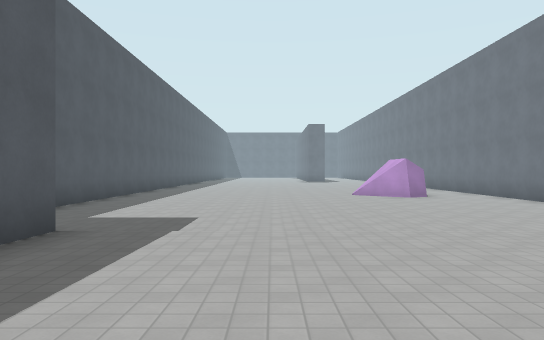
View 1 (above)

22 first-person views from a walk through a 3-D level made in the Godot game engine. The camera is 1.4 m above the floor, looks level and sees 70° across. The floor is counted in squares, 2.36 m on a side. Each view is taken from the middle of a square. On the plan, view 1 faces up. The plan holds only what a view shows up to about 10 squares ahead; the rest is blank. The place goes on beyond the plan. Surface patterns are stand-ins for the level's own textures.

View 2
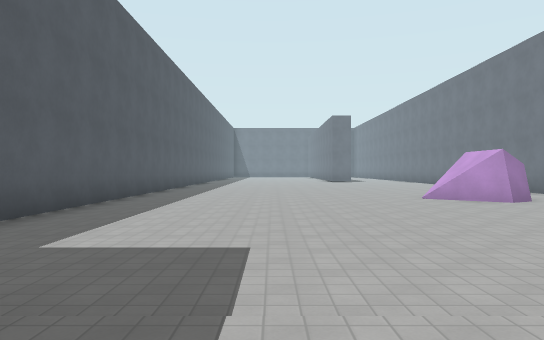

View 3
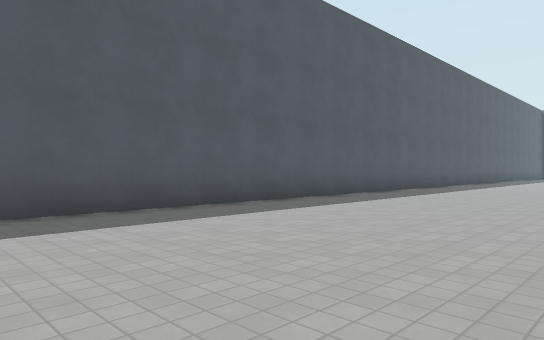

View 4
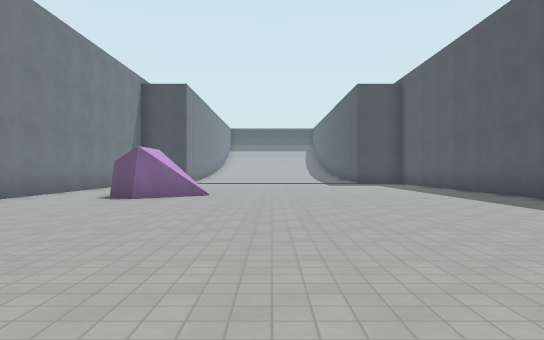

View 5
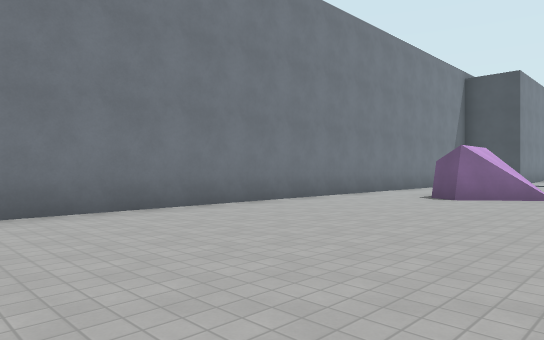

View 6
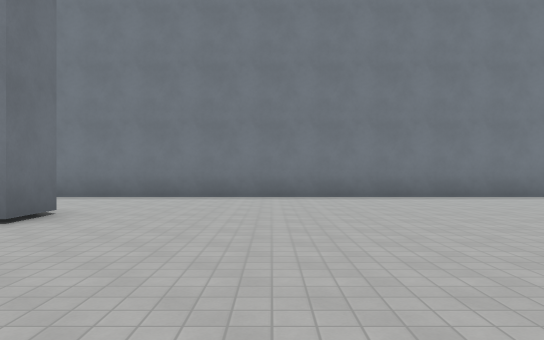

View 7
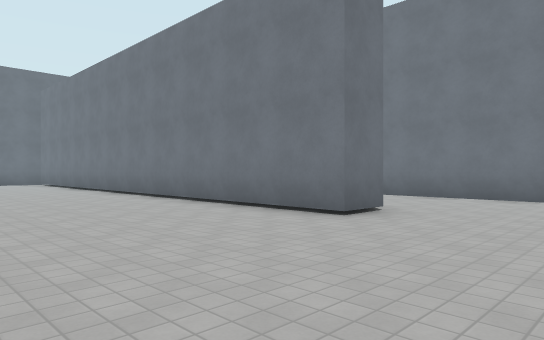

View 8
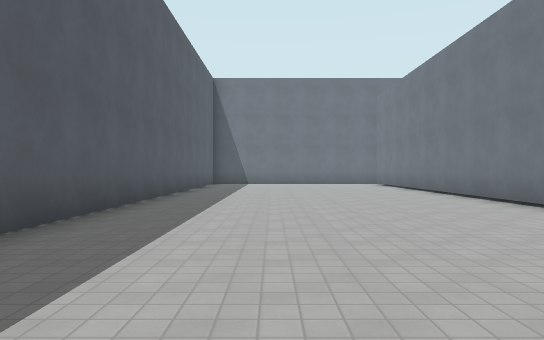

View 9
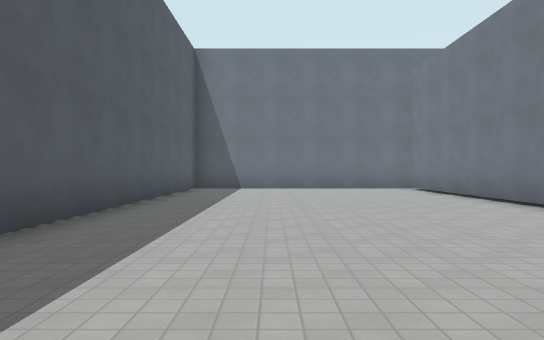

View 10
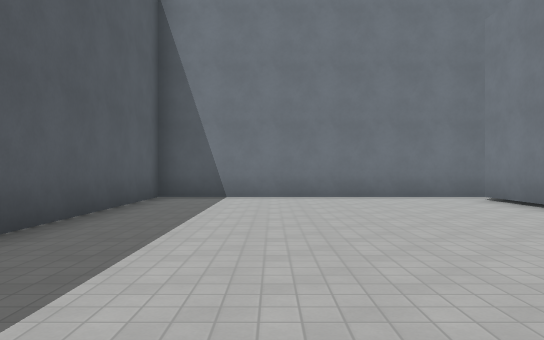

View 11
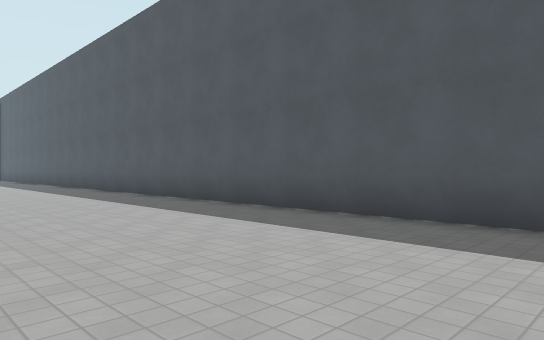

View 12
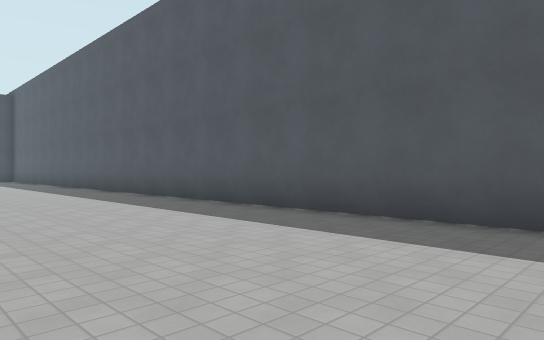

View 13
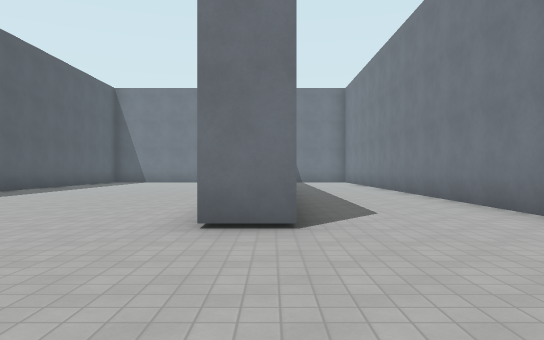

View 14
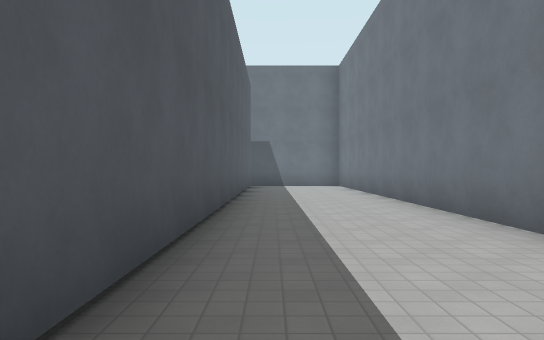

View 15
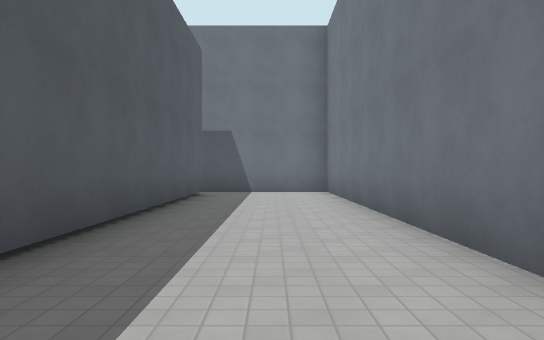

View 16
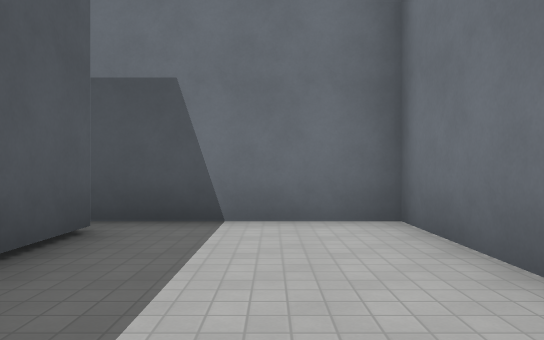

View 17
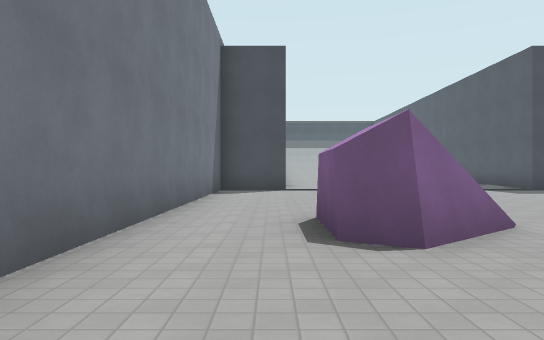

View 18
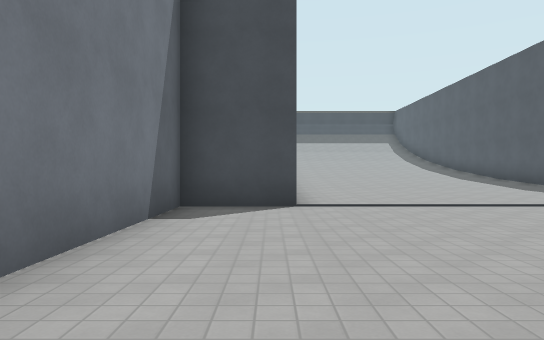

View 19
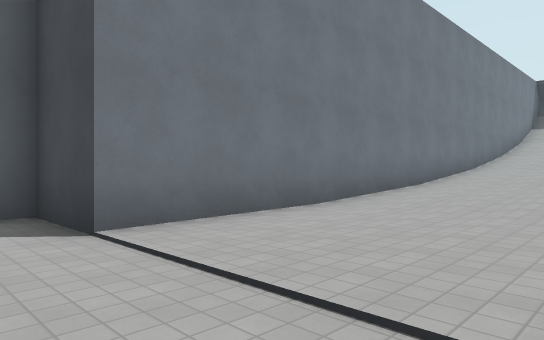

View 20
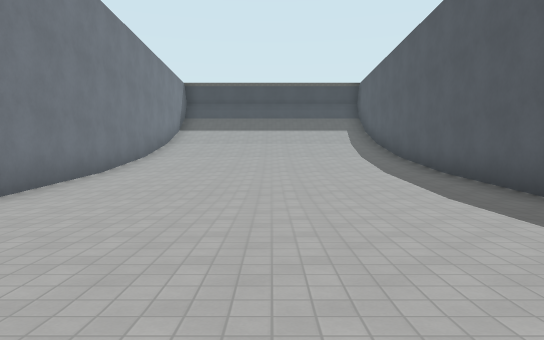

View 21
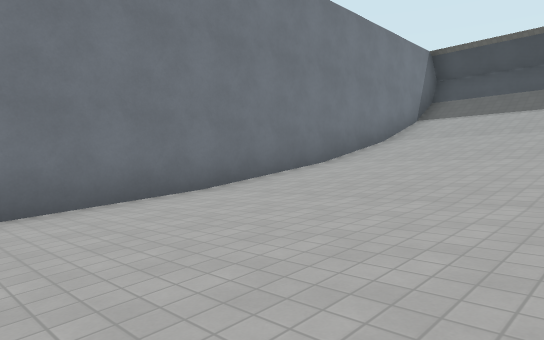

View 22
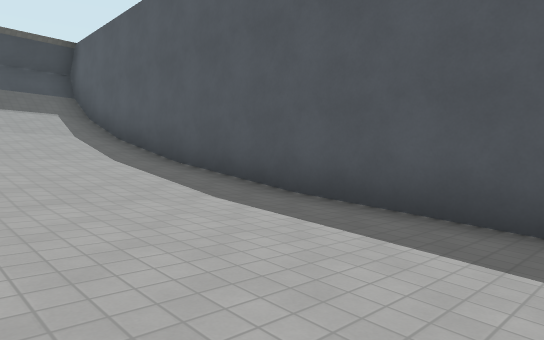

### Floor plan
Key: @ floor where view 1 was taken; # wall or solid block; . main floor; : floor 0.25 m higher than the main floor; / step, stairs or slope.
Columns run from 5 left of view 1 to 7 right of it. Each row starts with its distance up from view 1.
 39 #############
 38 #...........#
 37 #.......#...#
 36 #.......#...#
 35 #.......#...#
 34 #.......#...#
 33 #.......#...#
 32 #.......#...#
 31 #.......#...#
 30 #.......#...#
 29 #.......#...#
 28 #.......#...#
 27 #.......#...#
 26 #.......#...#
 25 #.......#...#
 24 #.......#...#
 23 #...........#
 22 #...........#
 21 #...........#
 20 #...........#
 19 #...........#
 18 #...........#
 17 #...........#
 16 #...........#
 15 #...........#
 14 #...........#
 13 #........#..#
 12 #.......##..#
 11 #........#..#
 10 #...........#
  9 #...........#
  8 #...........#
  7  ...........#
  6   ..........#
  5   ..........#
  4   #:::::::###
  3    :::::::#
  2    :::::::#
  1    :::::::#
  0     /@////#
 -1    ///////#
 -2   #///////#
 -3   #///////#
 -4   #///////#
 -5   #///////#
 -6   #///////#
 -7   #///////#
 -8   #///////#
 -9   #///////#
-10   #///////#
-11   #//  ///#
-12   #//  ///#
-13   ###  ##

Positions as (right, up) in squares from view 1, and headings:
1: (0, 0), facing up
2: (-1, 3), facing up
3: (1, 8), facing up-left
4: (1, 21), facing down
5: (1, 21), facing down-right
6: (-2, 21), facing right
7: (-2, 21), facing up-right
8: (-2, 22), facing up
9: (-2, 26), facing up
10: (-2, 30), facing up
11: (0, 30), facing down-left
12: (0, 27), facing down-left
13: (3, 20), facing up
14: (4, 24), facing up
15: (5, 28), facing up
16: (5, 34), facing up
17: (5, 16), facing down
18: (5, 11), facing down
19: (1, 6), facing down-right
20: (1, 3), facing down
21: (0, -2), facing down-right
22: (1, -2), facing down-left
